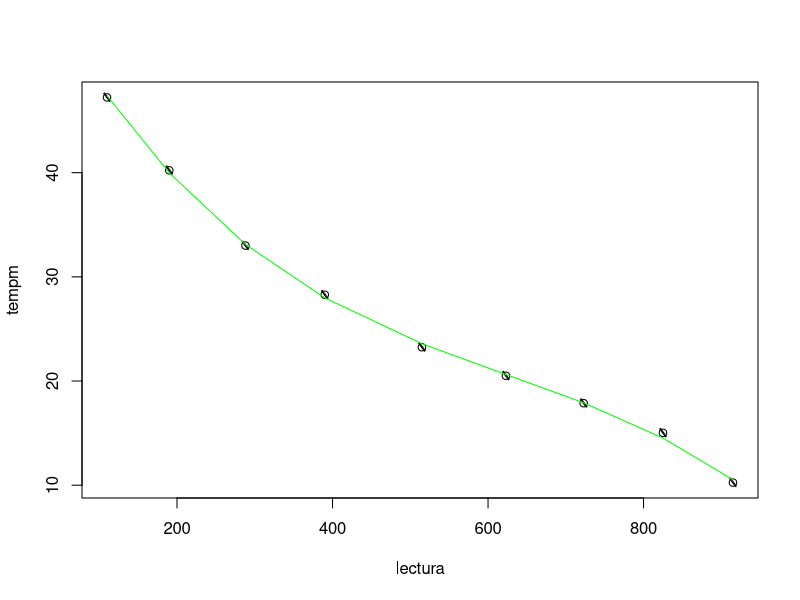

This chart was generated by the following R code:
lectura <- c(915,825,723,623,515,390,288,190,110)
dd <- 0.5
dt <- 0.05
temp <- c(10.25,14.25,17.44,20.31,23.19,27.44,32.00,39.75,48.75)
temp2 <- c(10.25,15.80,18.30,20.70,23.30,29.12,34.00,40.70,45.70)
tempm <- seq(9)
for (value in seq(9)){
  media <- (temp[value]+temp2[value])/2
  tempm[value] <- media}

modelo <- lm(tempm ~ poly(lectura, 3, raw=TRUE))
plot(lectura,tempm)
arrows(x0=lectura-0.5, y0=tempm-0.005, x1=lectura+0.5, y1=tempm+0.05, code=3, angle=90, length=0.05)
lines(lectura,predict(modelo),col="green")
print(summary(modelo))
